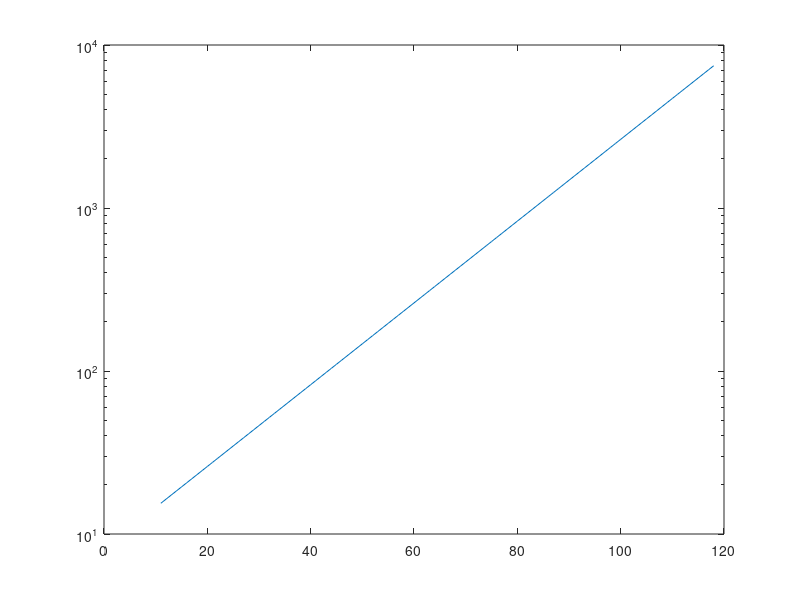

Reproduce this figure in MATLAB.
%%
MIDI = 11:118

note0 = [15.434 16.352 17.324 18.354 19.445 20.602 21.827 23.125 24.5 25.957 27.5 29.135]
note1 = note0*2
note2 = note1*2
note3 = note2*2
note4 = note3*2
note5 = note4*2
note6 = note5*2
note7 = note6*2
note8 = note7*2

note = [note0 note1 note2 note3 note4 note5 note6 note7 note8]

semilogy(MIDI,note)
